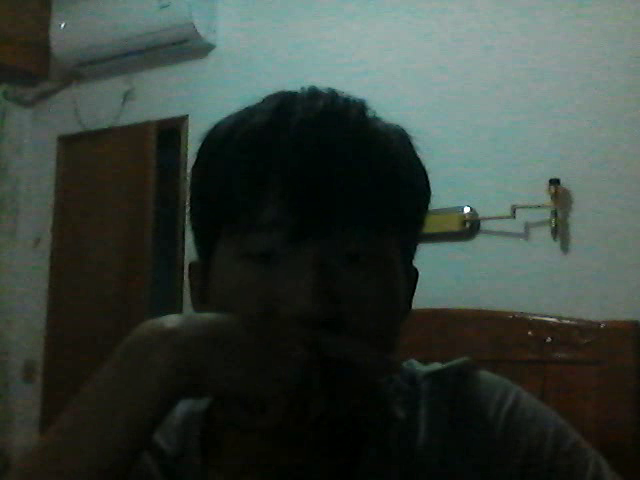
#> input picture frame 7 of OpenCV/output.avi, 640 x 480 px, given in place of the camera
$ python 2-VideoCapture.py
#> lines starting #> are read from the running program, lines starting #| are printed output that depends on the picture; pictures that were not available may be replaced by others from this repository, and a replacement may not be noted
# -*- coding: utf-8 -*-
# @Time : 2020/5/23 19:49
# @Author : J
# @File : 视频入门.py
# @Software: PyCharm

#打开摄像头
import numpy as np
import cv2 as cv
cap = cv.VideoCapture(0)
if not cap.isOpened():
    print("cannot not open camera")
    exit()
while True:
    ret,frame = cap.read() #第一个参数ret 为True 或者False,代表有没有读取到图片 第二个参数frame表示截取到一帧的图片
#> frame is the input picture: shape (480, 640, 3); mean B, G, R 58.7, 65.2, 55.2
    frame = cv.flip(frame,1) #镜像处理
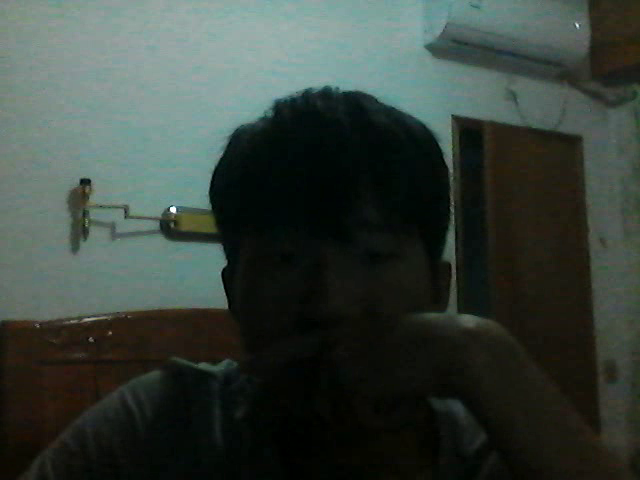
#> frame: shape (480, 640, 3); mean B, G, R 58.7, 65.2, 55.2
    if not ret:
        print("Can't receive frame (stream end?). Exiting ...")
        break
    gray = cv.cvtColor(frame,cv.COLOR_BGR2GRAY)#灰度处理
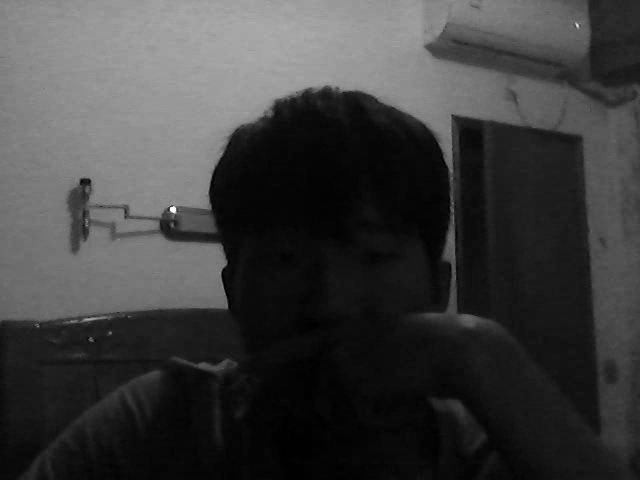
#> gray: shape (480, 640); min 0, max 255, mean 61.4
    cv.imshow("打开摄像头",frame)
    if cv.waitKey(1) == ord("q"):
#> (key q is pressed here)
        break
cap.release()
cv.destroyAllWindows()


#播放视频
cap = cv.VideoCapture("wing.mp4")
while cap.isOpened():
    ret,frame = cap.read()
    if not ret:
        print("Can't receive frame (stream end?). Exiting ...")
        break
    gray = cv.cvtColor(frame,cv.COLOR_BGR2GRAY)
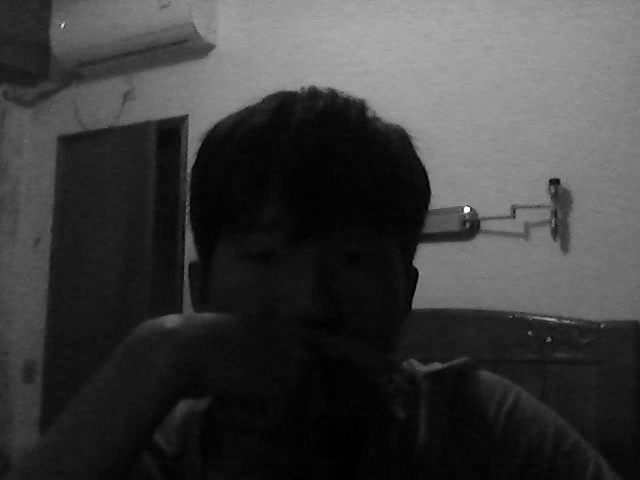
#> gray: shape (480, 640); min 0, max 255, mean 61.4
    cv.imshow("shame",gray)
    # cv.waitKey(30);
    if cv.waitKey(1) == ord("q"):
#> (key q is pressed here)
        break
cap.release()
cv.destroyAllWindows()


#保存视频
cap = cv.VideoCapture(0)
# FourCC是用于指定视频编解码器的4字节代码，在Fedora中：DIVX，XVID，MJPG，X264，WMV1，WMV2。
# 最好使用XVID。MJPG会生成大尺寸的视频。X264会生成非常小的尺寸的视频

fourcc = cv.VideoWriter_fourcc(*"XVID")
out = cv.VideoWriter("output.avi",fourcc,20.0,(640,480))  #输出视频 解码器  帧率 大小
while cap.isOpened():
    ret,frame = cap.read()
    if not ret:
        print("Can't receive frame (stream end?). Exiting ...")
        break
    frame = cv.flip(frame,1)
    out.write(frame)
    cv.imshow("frame",frame)
    if cv.waitKey(1) == ord("q"):
#> (key q is pressed here)
        break

cap.release()
out.release()
cv.destroyAllWindows()

$ run again, starting later in the video
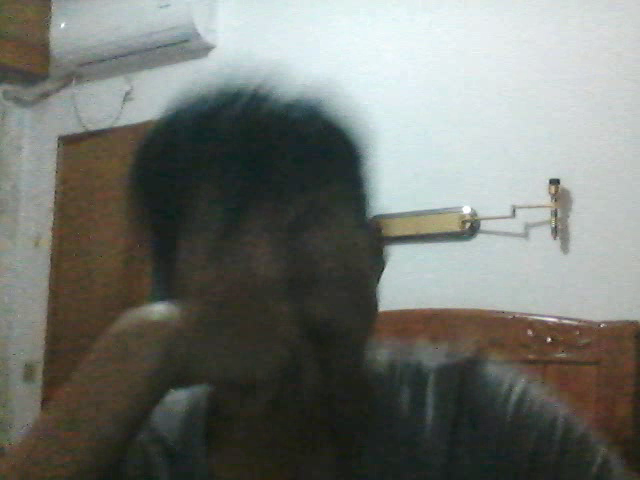
#> input picture frame 33 of OpenCV/output.avi, 640 x 480 px, given in place of the camera
#> frame is the input picture: shape (480, 640, 3); mean B, G, R 111.4, 117.1, 114.3
#> `frame = cv.flip(frame,1)`:
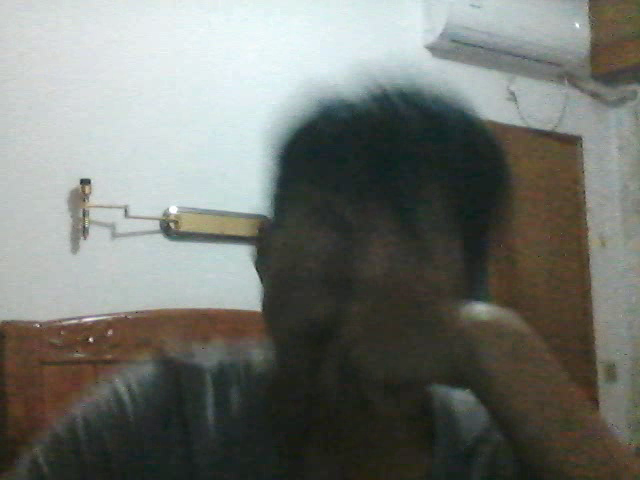
#> frame: shape (480, 640, 3); mean B, G, R 111.4, 117.1, 114.3
#> `gray = cv.cvtColor(frame,cv.COLOR_BGR2GRAY)`:
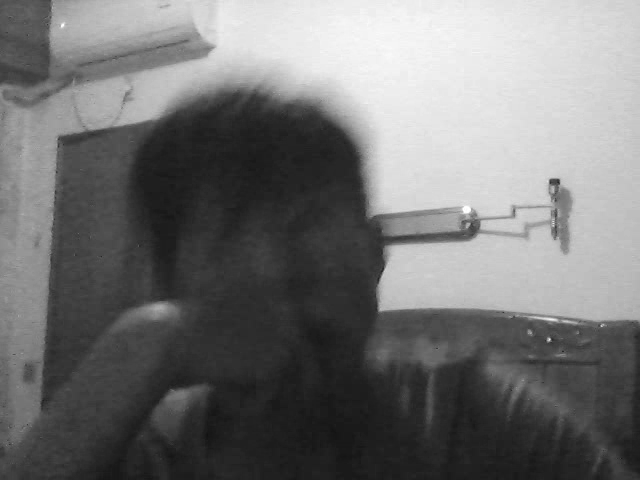
#> gray: shape (480, 640); min 17, max 255, mean 115.6

$ run again, starting later in the video
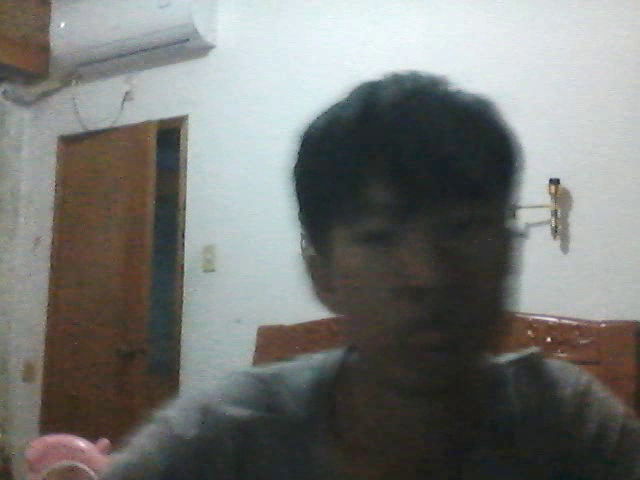
#> input picture frame 59 of OpenCV/output.avi, 640 x 480 px, given in place of the camera
#> frame is the input picture: shape (480, 640, 3); mean B, G, R 115.5, 118.5, 117.3
#> `frame = cv.flip(frame,1)`:
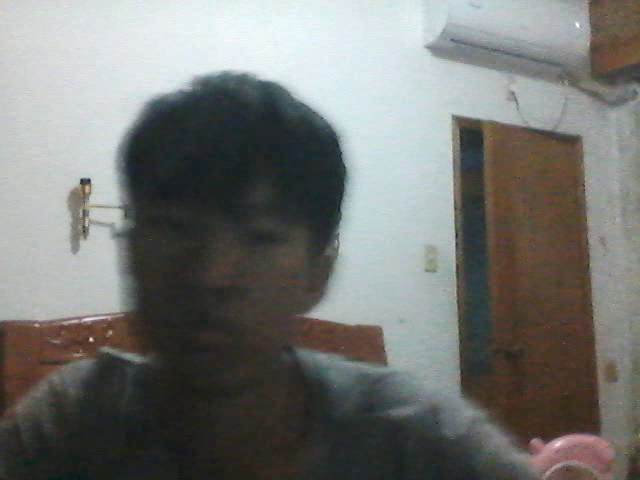
#> frame: shape (480, 640, 3); mean B, G, R 115.5, 118.5, 117.3
#> `gray = cv.cvtColor(frame,cv.COLOR_BGR2GRAY)`:
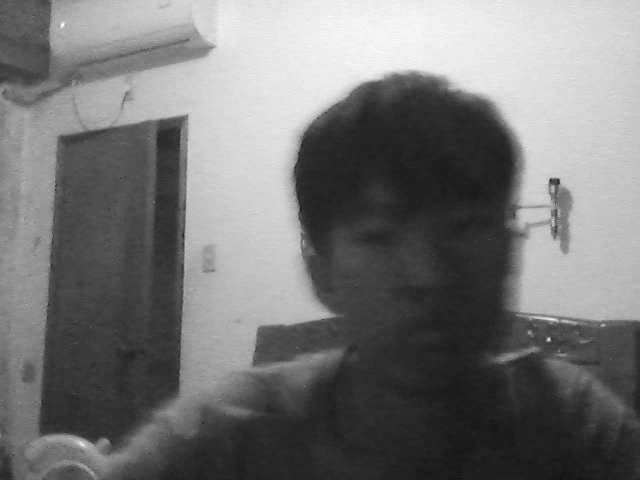
#> gray: shape (480, 640); min 18, max 254, mean 117.8
